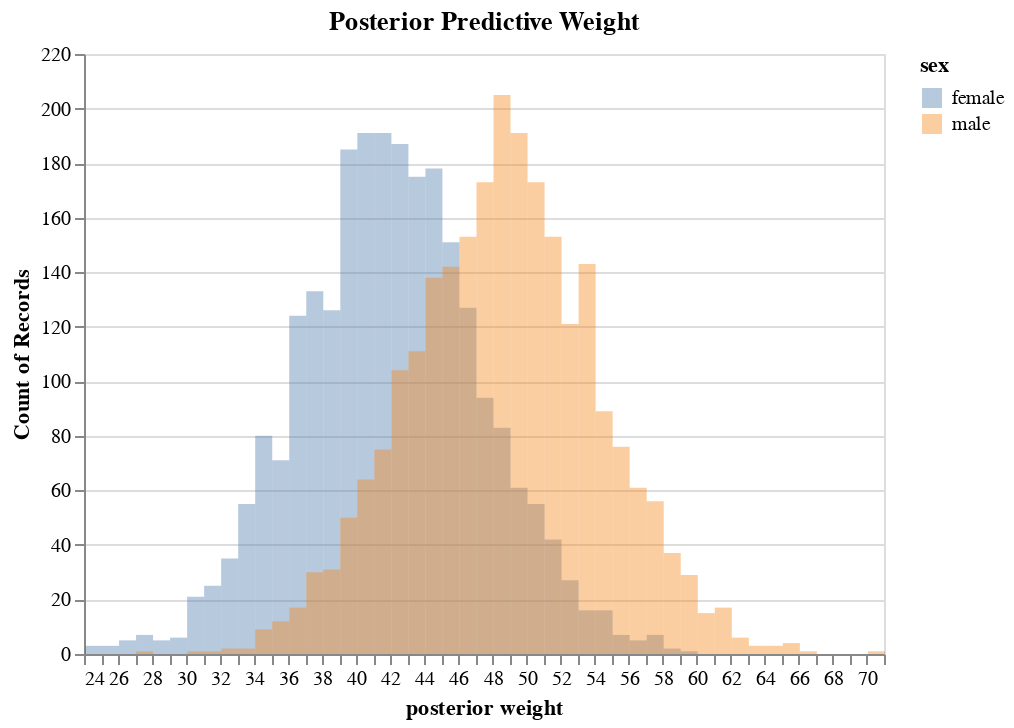

Notebook code cell kept with this figure:
### Code cell
df = pd.DataFrame({"female": weight_female, "male": weight_male})
df = df[:2500].melt(var_name="sex", value_name="weight")

hist = (
    alt.Chart(df, title="Posterior Predictive Weight")
    .mark_bar(opacity=0.4, binSpacing=0)
    .encode(
        x=alt.X("weight", title="posterior weight", bin=alt.BinParams(maxbins=50)),
        y=alt.Y("count()", stack=None),
        color="sex",
    )
)

hist

### Figure 1 — Vega-Lite specification as saved in the notebook (floating-point values rounded to 4 significant figures; data arrays with more than 128 entries replaced by an {"elided": "..."} marker saying what was removed)
{"$schema": "https://vega.github.io/schema/vega-lite/v4.17.0.json", "config": {"view": {"continuousHeight": 300, "continuousWidth": 400}}, "data": {"name": "data-8873d090025488b316827542c04040c7"}, "datasets": {"data-8873d090025488b316827542c04040c7": {"elided": "5000 records"}}, "encoding": {"color": {"field": "sex", "type": "nominal"}, "x": {"bin": {"maxbins": 50}, "field": "weight", "title": "posterior weight", "type": "quantitative"}, "y": {"aggregate": "count", "stack": null, "type": "quantitative"}}, "mark": {"binSpacing": 0, "opacity": 0.4, "type": "bar"}, "title": "Posterior Predictive Weight"}
